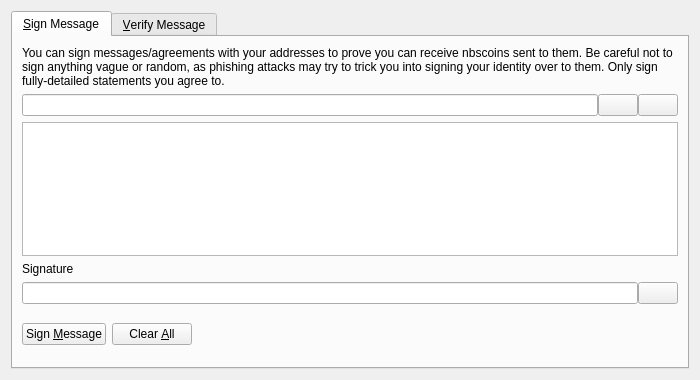
<?xml version="1.0" encoding="UTF-8"?>
<ui version="4.0">
 <class>SignVerifyMessageDialog</class>
 <widget class="QDialog" name="SignVerifyMessageDialog">
  <property name="geometry">
   <rect>
    <x>0</x>
    <y>0</y>
    <width>700</width>
    <height>380</height>
   </rect>
  </property>
  <property name="windowTitle">
   <string>Signatures - Sign / Verify a Message</string>
  </property>
  <property name="modal">
   <bool>true</bool>
  </property>
  <layout class="QVBoxLayout" name="verticalLayout">
   <item>
    <widget class="QTabWidget" name="tabWidget">
     <property name="currentIndex">
      <number>0</number>
     </property>
     <widget class="QWidget" name="tabSignMessage">
      <attribute name="title">
       <string>&amp;Sign Message</string>
      </attribute>
      <layout class="QVBoxLayout" name="verticalLayout_SM">
       <item>
        <widget class="QLabel" name="infoLabel_SM">
         <property name="text">
          <string>You can sign messages/agreements with your addresses to prove you can receive nbscoins sent to them. Be careful not to sign anything vague or random, as phishing attacks may try to trick you into signing your identity over to them. Only sign fully-detailed statements you agree to.</string>
         </property>
         <property name="textFormat">
          <enum>Qt::PlainText</enum>
         </property>
         <property name="wordWrap">
          <bool>true</bool>
         </property>
        </widget>
       </item>
       <item>
        <layout class="QHBoxLayout" name="horizontalLayout_1_SM">
         <property name="spacing">
          <number>0</number>
         </property>
         <item>
          <widget class="QValidatedLineEdit" name="addressIn_SM">
           <property name="toolTip">
            <string>The Nbscoin address to sign the message with</string>
           </property>
          </widget>
         </item>
         <item>
          <widget class="QPushButton" name="addressBookButton_SM">
           <property name="toolTip">
            <string>Choose previously used address</string>
           </property>
           <property name="text">
            <string/>
           </property>
           <property name="icon">
            <iconset resource="../bitcoin.qrc">
             <normaloff>:/icons/address-book</normaloff>:/icons/address-book</iconset>
           </property>
           <property name="shortcut">
            <string>Alt+A</string>
           </property>
           <property name="autoDefault">
            <bool>false</bool>
           </property>
          </widget>
         </item>
         <item>
          <widget class="QPushButton" name="pasteButton_SM">
           <property name="toolTip">
            <string>Paste address from clipboard</string>
           </property>
           <property name="text">
            <string/>
           </property>
           <property name="icon">
            <iconset resource="../bitcoin.qrc">
             <normaloff>:/icons/editpaste</normaloff>:/icons/editpaste</iconset>
           </property>
           <property name="shortcut">
            <string>Alt+P</string>
           </property>
           <property name="autoDefault">
            <bool>false</bool>
           </property>
          </widget>
         </item>
        </layout>
       </item>
       <item>
        <widget class="QPlainTextEdit" name="messageIn_SM">
         <property name="toolTip">
          <string>Enter the message you want to sign here</string>
         </property>
        </widget>
       </item>
       <item>
        <widget class="QLabel" name="signatureLabel_SM">
         <property name="text">
          <string>Signature</string>
         </property>
         <property name="textFormat">
          <enum>Qt::PlainText</enum>
         </property>
        </widget>
       </item>
       <item>
        <layout class="QHBoxLayout" name="horizontalLayout_2_SM">
         <property name="spacing">
          <number>0</number>
         </property>
         <item>
          <widget class="QLineEdit" name="signatureOut_SM">
           <property name="font">
            <font>
             <italic>true</italic>
            </font>
           </property>
           <property name="readOnly">
            <bool>true</bool>
           </property>
          </widget>
         </item>
         <item>
          <widget class="QPushButton" name="copySignatureButton_SM">
           <property name="toolTip">
            <string>Copy the current signature to the system clipboard</string>
           </property>
           <property name="text">
            <string/>
           </property>
           <property name="icon">
            <iconset resource="../bitcoin.qrc">
             <normaloff>:/icons/editcopy</normaloff>:/icons/editcopy</iconset>
           </property>
           <property name="autoDefault">
            <bool>false</bool>
           </property>
          </widget>
         </item>
        </layout>
       </item>
       <item>
        <layout class="QHBoxLayout" name="horizontalLayout_3_SM">
         <item>
          <widget class="QPushButton" name="signMessageButton_SM">
           <property name="toolTip">
            <string>Sign the message to prove you own this Nbscoin address</string>
           </property>
           <property name="text">
            <string>Sign &amp;Message</string>
           </property>
           <property name="icon">
            <iconset resource="../bitcoin.qrc">
             <normaloff>:/icons/edit</normaloff>:/icons/edit</iconset>
           </property>
           <property name="autoDefault">
            <bool>false</bool>
           </property>
          </widget>
         </item>
         <item>
          <widget class="QPushButton" name="clearButton_SM">
           <property name="toolTip">
            <string>Reset all sign message fields</string>
           </property>
           <property name="text">
            <string>Clear &amp;All</string>
           </property>
           <property name="icon">
            <iconset resource="../bitcoin.qrc">
             <normaloff>:/icons/remove</normaloff>:/icons/remove</iconset>
           </property>
           <property name="autoDefault">
            <bool>false</bool>
           </property>
          </widget>
         </item>
         <item>
          <spacer name="horizontalSpacer_1_SM">
           <property name="orientation">
            <enum>Qt::Horizontal</enum>
           </property>
           <property name="sizeHint" stdset="0">
            <size>
             <width>40</width>
             <height>48</height>
            </size>
           </property>
          </spacer>
         </item>
         <item>
          <widget class="QLabel" name="statusLabel_SM">
           <property name="font">
            <font>
             <weight>75</weight>
             <bold>true</bold>
            </font>
           </property>
           <property name="text">
            <string/>
           </property>
           <property name="wordWrap">
            <bool>true</bool>
           </property>
          </widget>
         </item>
         <item>
          <spacer name="horizontalSpacer_2_SM">
           <property name="orientation">
            <enum>Qt::Horizontal</enum>
           </property>
           <property name="sizeHint" stdset="0">
            <size>
             <width>40</width>
             <height>48</height>
            </size>
           </property>
          </spacer>
         </item>
        </layout>
       </item>
      </layout>
     </widget>
     <widget class="QWidget" name="tabVerifyMessage">
      <attribute name="title">
       <string>&amp;Verify Message</string>
      </attribute>
      <layout class="QVBoxLayout" name="verticalLayout_VM">
       <item>
        <widget class="QLabel" name="infoLabel_VM">
         <property name="text">
          <string>Enter the receiver's address, message (ensure you copy line breaks, spaces, tabs, etc. exactly) and signature below to verify the message. Be careful not to read more into the signature than what is in the signed message itself, to avoid being tricked by a man-in-the-middle attack. Note that this only proves the signing party receives with the address, it cannot prove sendership of any transaction!</string>
         </property>
         <property name="textFormat">
          <enum>Qt::PlainText</enum>
         </property>
         <property name="alignment">
          <set>Qt::AlignLeading|Qt::AlignLeft|Qt::AlignTop</set>
         </property>
         <property name="wordWrap">
          <bool>true</bool>
         </property>
        </widget>
       </item>
       <item>
        <layout class="QHBoxLayout" name="horizontalLayout_1_VM">
         <property name="spacing">
          <number>0</number>
         </property>
         <item>
          <widget class="QValidatedLineEdit" name="addressIn_VM">
           <property name="toolTip">
            <string>The Nbscoin address the message was signed with</string>
           </property>
          </widget>
         </item>
         <item>
          <widget class="QPushButton" name="addressBookButton_VM">
           <property name="toolTip">
            <string>Choose previously used address</string>
           </property>
           <property name="text">
            <string/>
           </property>
           <property name="icon">
            <iconset resource="../bitcoin.qrc">
             <normaloff>:/icons/address-book</normaloff>:/icons/address-book</iconset>
           </property>
           <property name="shortcut">
            <string>Alt+A</string>
           </property>
           <property name="autoDefault">
            <bool>false</bool>
           </property>
          </widget>
         </item>
        </layout>
       </item>
       <item>
        <widget class="QPlainTextEdit" name="messageIn_VM"/>
       </item>
       <item>
        <widget class="QValidatedLineEdit" name="signatureIn_VM"/>
       </item>
       <item>
        <layout class="QHBoxLayout" name="horizontalLayout_2_VM">
         <item>
          <widget class="QPushButton" name="verifyMessageButton_VM">
           <property name="toolTip">
            <string>Verify the message to ensure it was signed with the specified Nbscoin address</string>
           </property>
           <property name="text">
            <string>Verify &amp;Message</string>
           </property>
           <property name="icon">
            <iconset resource="../bitcoin.qrc">
             <normaloff>:/icons/transaction_0</normaloff>:/icons/transaction_0</iconset>
           </property>
           <property name="autoDefault">
            <bool>false</bool>
           </property>
          </widget>
         </item>
         <item>
          <widget class="QPushButton" name="clearButton_VM">
           <property name="toolTip">
            <string>Reset all verify message fields</string>
           </property>
           <property name="text">
            <string>Clear &amp;All</string>
           </property>
           <property name="icon">
            <iconset resource="../bitcoin.qrc">
             <normaloff>:/icons/remove</normaloff>:/icons/remove</iconset>
           </property>
           <property name="autoDefault">
            <bool>false</bool>
           </property>
          </widget>
         </item>
         <item>
          <spacer name="horizontalSpacer_1_VM">
           <property name="orientation">
            <enum>Qt::Horizontal</enum>
           </property>
           <property name="sizeHint" stdset="0">
            <size>
             <width>40</width>
             <height>48</height>
            </size>
           </property>
          </spacer>
         </item>
         <item>
          <widget class="QLabel" name="statusLabel_VM">
           <property name="font">
            <font>
             <weight>75</weight>
             <bold>true</bold>
            </font>
           </property>
           <property name="text">
            <string/>
           </property>
           <property name="wordWrap">
            <bool>true</bool>
           </property>
          </widget>
         </item>
         <item>
          <spacer name="horizontalSpacer_2_VM">
           <property name="orientation">
            <enum>Qt::Horizontal</enum>
           </property>
           <property name="sizeHint" stdset="0">
            <size>
             <width>40</width>
             <height>48</height>
            </size>
           </property>
          </spacer>
         </item>
        </layout>
       </item>
      </layout>
     </widget>
    </widget>
   </item>
  </layout>
 </widget>
 <customwidgets>
  <customwidget>
   <class>QValidatedLineEdit</class>
   <extends>QLineEdit</extends>
   <header>qvalidatedlineedit.h</header>
  </customwidget>
 </customwidgets>
 <resources>
  <include location="../bitcoin.qrc"/>
 </resources>
 <connections/>
</ui>
